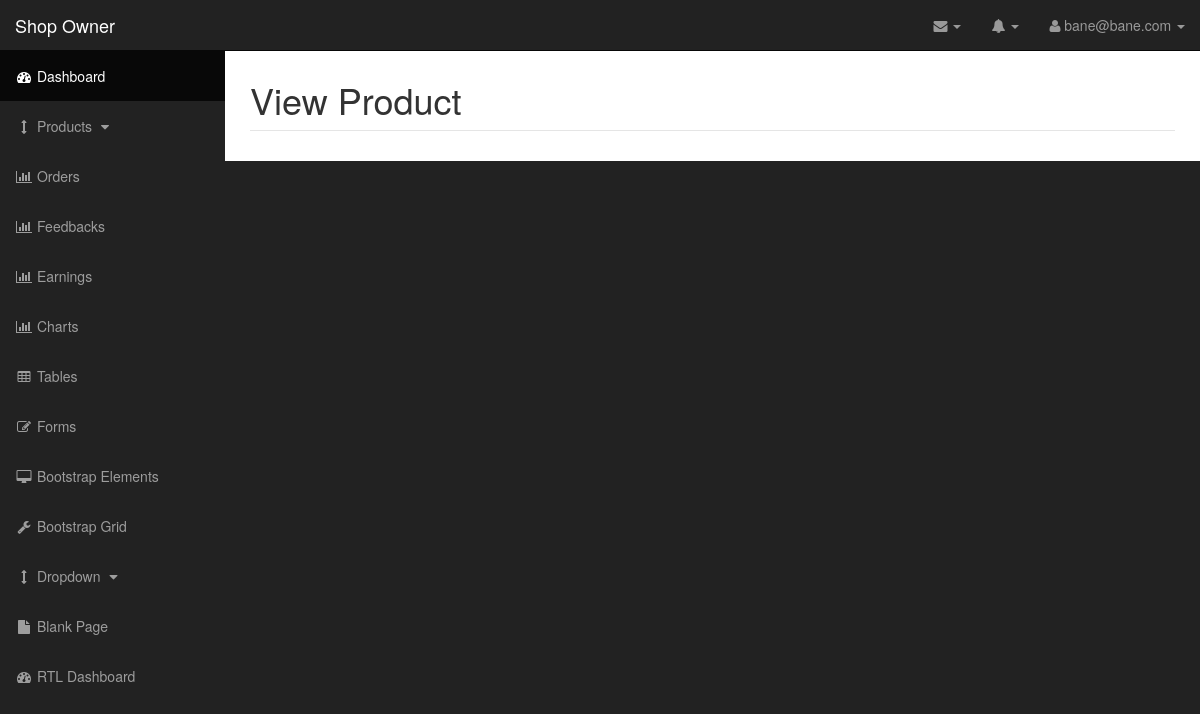
The app's page /shopowner/product/view/ (signed in), older data.
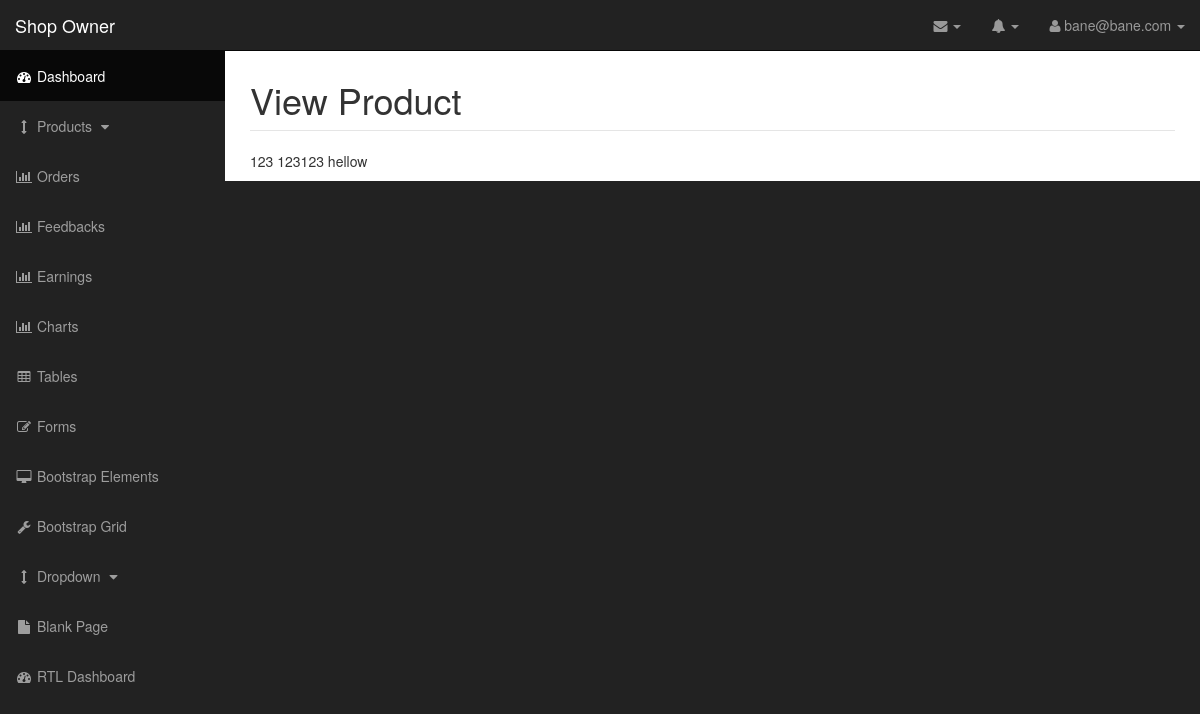
The same page, newer data.
### app/models.py (models this page shows, shortened)
class MyUser(AbstractBaseUser, PermissionsMixin):
    USERNAME_FIELD = 'email'
    email = models.EmailField(unique=True)
    fname = models.CharField(max_length=120, null=True, blank=True)
    lname = models.CharField(max_length=120, null=True, blank=True)
    is_Customer = models.BooleanField(default=False)
    is_ShopOwner = models.BooleanField(default=False)
    is_staff = models.BooleanField(default=False)
    is_active = models.BooleanField(default=True)
    is_admin = models.BooleanField(default=False)
    class Meta:
        ordering = ['email']
    object = MyUserManager()

class Product(models.Model):
    is_active = models.BooleanField(default=True)
    cid = models.ManyToManyField(Category)
    owner = models.ForeignKey(MyUser)
    pname = models.CharField(max_length=120)
    description = models.TextField(max_length=500)
    dateadded = models.DateTimeField(default=timezone.now())

### app/views.py (the view)
# urls.py: url(r'^shopowner/product/view/$', 'app.views.sview_product', name='sview_product'),
def sview_product(request):
	if request.user.is_ShopOwner:
		shopowner = MyUser.object.get(pk=request.user.id)
		product = Product.objects.filter(owner=shopowner, is_active=True)
		return render(request, 'shopowner/viewproduct.html', {'product': product, 'shopowner': shopowner})

### app/templates/shopowner/viewproduct.html
{%extends 'shopowner/shopowner.html'%}
{%block content %}
<h1>View Product</h1>
<legend></legend>
{%for product in product%}
{{product.pname}}
{%endfor%}
{%endblock%}

### app/templates/shopowner/shopowner.html (shortened to what this page needs)
<!DOCTYPE html>
{%load staticfiles%}
<html lang="en">
<head>
    <link href="{% static "css/bootstrap.min.css" %}" rel="stylesheet">
    <link href="{% static "css/sb-admin.css" %}" rel="stylesheet">
    <link href="{% static "css/plugins/morris.css" %}" rel="stylesheet">
    <link href="{% static "font-awesome/css/font-awesome.min.css" %}" rel="stylesheet" type="text/css">
</head>
<body>
    <div id="wrapper">
        <nav class="navbar navbar-inverse navbar-fixed-top" role="navigation">
            <div class="navbar-header">
                <a class="navbar-brand" href="/shopowner/dashboard/">Shop Owner</a>
            </div>
            <ul class="nav navbar-right top-nav">
                <li class="dropdown">
                    <a href="#" class="dropdown-toggle" data-toggle="dropdown"><i class="fa fa-envelope"></i> <b class="caret"></b></a>
                </li>
                <li class="dropdown">
                    <a href="#" class="dropdown-toggle" data-toggle="dropdown"><i class="fa fa-bell"></i> <b class="caret"></b></a>
                </li>
                <li class="dropdown">
                    <a href="#" class="dropdown-toggle" data-toggle="dropdown"><i class="fa fa-user"></i> {{shopowner.email}} <b class="caret"></b></a>
                </li>
            </ul>
            <div class="collapse navbar-collapse navbar-ex1-collapse">
                <ul class="nav navbar-nav side-nav">
                    <li class="active">
                        <a href="/shopowner/dashboard/"><i class="fa fa-fw fa-dashboard"></i> Dashboard</a>
                    </li>
                    <li>
                        <a href="javascript:;" data-toggle="collapse" data-target="#addproduct"><i class="fa fa-fw fa-arrows-v"></i> Products <i class="fa fa-fw fa-caret-down"></i></a>
                    </li>
                     <li>
                        <a href="charts.html"><i class="fa fa-fw fa-bar-chart-o"></i> Orders</a>
                    </li>
                     <li>
                        <a href="charts.html"><i class="fa fa-fw fa-bar-chart-o"></i> Feedbacks</a>
                    </li>
                    <li>
                        <a href="charts.html"><i class="fa fa-fw fa-bar-chart-o"></i> Earnings</a>
                    </li>
                    <li>
                        <a href="charts.html"><i class="fa fa-fw fa-bar-chart-o"></i> Charts</a>
                    </li>
                    <li>
                        <a href="tables.html"><i class="fa fa-fw fa-table"></i> Tables</a>
                    </li>
                    <li>
                        <a href="forms.html"><i class="fa fa-fw fa-edit"></i> Forms</a>
                    </li>
                    <li>
                        <a href="bootstrap-elements.html"><i class="fa fa-fw fa-desktop"></i> Bootstrap Elements</a>
                    </li>
                    <li>
                        <a href="bootstrap-grid.html"><i class="fa fa-fw fa-wrench"></i> Bootstrap Grid</a>
                    </li>
                    <li>
                        <a href="javascript:;" data-toggle="collapse" data-target="#demo"><i class="fa fa-fw fa-arrows-v"></i> Dropdown <i class="fa fa-fw fa-caret-down"></i></a>
                    </li>
                    <li>
                        <a href="blank-page.html"><i class="fa fa-fw fa-file"></i> Blank Page</a>
                    </li>
                    <li>
                        <a href="index-rtl.html"><i class="fa fa-fw fa-dashboard"></i> RTL Dashboard</a>
                    </li>
                </ul>
            </div>
        </nav>
        <div id="page-wrapper">
            <div class="container-fluid">
                {%block content%} {%endblock%}
        </div>
    </div>
</body>
</html>

### app/static/css/sb-admin.css (style rules this page uses)
body { margin-top: 100px; background-color: #222; }
@media (min-width:768px) { body { margin-top: 50px; } }
#wrapper { padding-left: 0; }
#page-wrapper { width: 100%; padding: 0; background-color: #fff; }
@media (min-width:768px) { #wrapper { padding-left: 225px; } }
@media (min-width:768px) { #page-wrapper { padding: 10px; } }
.top-nav { padding: 0 15px; }
.top-nav>li { display: inline-block; float: left; }
.top-nav>li>a { padding-top: 15px; padding-bottom: 15px; line-height: 20px; color: #999; }
@media (min-width:768px) { .side-nav { position: fixed; top: 51px; left: 225px; width: 225px; margin-left: -225px; border: none; border-radius: 0; overflow-y: auto; background-color: #222; bottom: 0; overflow-x: hidden; padding-bottom: 40px; } }
@media (min-width:768px) { .side-nav>li>a { width: 225px; } }

Row changes from the older to the newer data that the page shows:
added Product: pname "123"
added Product: pname "123123"
added Product: pname "hellow"
